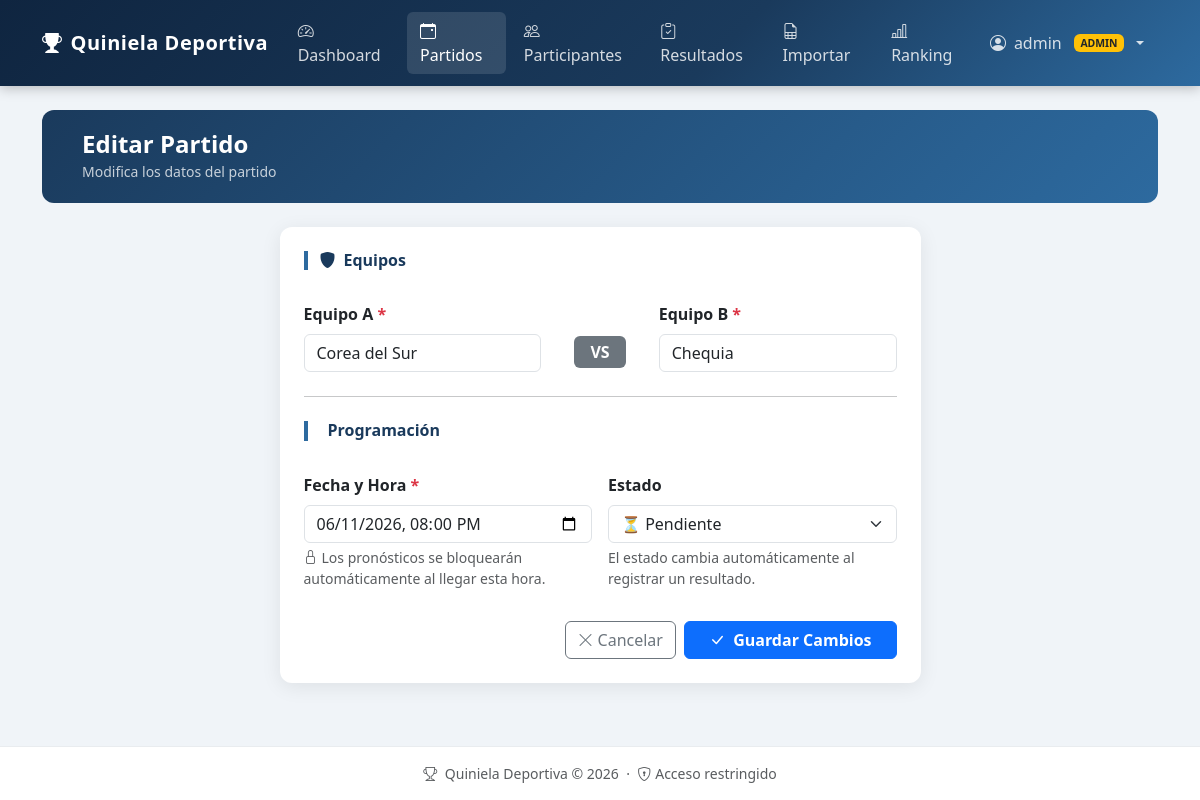
The app's page /admin/partidos/2/editar (signed in) with its own data.
### models.py (models this page shows, shortened)
class User(UserMixin, db.Model):
    __tablename__ = 'usuarios'
    id = db.Column(db.Integer, primary_key=True)
    username = db.Column(db.String(80), unique=True, nullable=False, index=True)
    password_hash = db.Column(db.String(255), nullable=False)
    nombre = db.Column(db.String(100), nullable=False)
    apellido = db.Column(db.String(100), nullable=False)
    rol = db.Column(db.String(20), default='participante', nullable=False)
    activo = db.Column(db.Boolean, default=True, nullable=False)
    created_at = db.Column(db.DateTime, default=datetime.now)
    pronosticos = db.relationship(
        'Pronostico', backref='usuario', lazy='dynamic',
        cascade='all, delete-orphan'
    )
    puntuacion = db.relationship(
        'Puntuacion', backref='usuario', uselist=False,
        cascade='all, delete-orphan'
    )
    @property
    def es_admin(self):
        return self.rol == 'admin'
    @property
    def nombre_completo(self):
        return f"{self.nombre} {self.apellido}"

class Partido(db.Model):
    __tablename__ = 'partidos'
    id = db.Column(db.Integer, primary_key=True)
    equipo_a = db.Column(db.String(100), nullable=False)
    equipo_b = db.Column(db.String(100), nullable=False)
    fecha_hora = db.Column(db.DateTime, nullable=False)
    estado = db.Column(db.String(20), default='pendiente', nullable=False)
    created_at = db.Column(db.DateTime, default=datetime.now)
    pronosticos = db.relationship(
        'Pronostico', backref='partido', lazy='dynamic',
        cascade='all, delete-orphan'
    )
    resultado = db.relationship(
        'Resultado', backref='partido', uselist=False,
        cascade='all, delete-orphan'
    )

### routes/admin.py (the view, shortened to what this page needs)
@admin_bp.route('/partidos/<int:partido_id>/editar', methods=['GET', 'POST'])
@admin_required
def editar_partido(partido_id):
    partido = Partido.query.get_or_404(partido_id)
    form_data = {
        'equipo_a': partido.equipo_a,
        'equipo_b': partido.equipo_b,
        'fecha_hora': partido.fecha_hora.strftime('%Y-%m-%dT%H:%M'),
        'estado': partido.estado,
    }
    return render_template('admin/partido_form.html',
                           titulo='Editar Partido',
                           partido=partido,
                           form_data=form_data)

### routes/admin.py (called while the page is built)
def admin_required(f):
    @wraps(f)
    @login_required
    def decorated(*args, **kwargs):
        if not current_user.es_admin:
            abort(403)
        return f(*args, **kwargs)
    return decorated

### templates/admin/partido_form.html (shortened to what this page needs)
{% extends 'base.html' %}
{% block content %}
<div class="page-header d-flex align-items-center gap-3">
  <div>
    <h4 class="mb-0 fw-bold">{{ titulo }}</h4>
    <small class="opacity-75">
      {% if partido %}Modifica los datos del partido{% else %}Ingresa los datos del nuevo partido{% endif %}
    </small>
  </div>
</div>
<div class="row justify-content-center">
  <div class="col-12 col-md-9 col-lg-7">
    <div class="card">
      <div class="card-body p-4">
        <form method="POST" data-validate novalidate>
          <div class="row g-3 mb-3">
            <div class="col-12">
              <h6 class="section-title mb-3">
                <i class="bi bi-shield-fill me-2"></i>Equipos
              </h6>
            </div>
            <div class="col-12 col-sm-5">
              <label for="equipo_a" class="form-label fw-semibold">
                Equipo A <span class="text-danger">*</span>
              </label>
              <input type="text"
                     class="form-control"
                     id="equipo_a"
                     name="equipo_a"
                     value="{{ form_data.get('equipo_a', '') }}"
                     placeholder="Ej: Barcelona"
                     required maxlength="100">
            </div>
            <div class="col-12 col-sm-2 d-flex align-items-end justify-content-center pb-1">
              <span class="badge bg-secondary fs-6 px-3 py-2">VS</span>
            </div>
            <div class="col-12 col-sm-5">
              <label for="equipo_b" class="form-label fw-semibold">
                Equipo B <span class="text-danger">*</span>
              </label>
              <input type="text"
                     class="form-control"
                     id="equipo_b"
                     name="equipo_b"
                     value="{{ form_data.get('equipo_b', '') }}"
                     placeholder="Ej: Real Madrid"
                     required maxlength="100">
            </div>
          </div>
          <hr class="my-4">
          <div class="row g-3 mb-4">
            <div class="col-12">
              <h6 class="section-title mb-3">
                Programación
              </h6>
            </div>
            <div class="col-12 col-sm-6">
              <label for="fecha_hora" class="form-label fw-semibold">
                Fecha y Hora <span class="text-danger">*</span>
              </label>
              <input type="datetime-local"
                     class="form-control"
                     id="fecha_hora"
                     name="fecha_hora"
                     value="{{ form_data.get('fecha_hora', '') }}"
                     required>
              <div class="form-text">
                <i class="bi bi-lock me-1"></i>Los pronósticos se bloquearán automáticamente al llegar esta hora.
              </div>
            </div>
            <div class="col-12 col-sm-6">
              <label for="estado" class="form-label fw-semibold">Estado</label>
              <select class="form-select" id="estado" name="estado">
                <option value="pendiente" {% if form_data.get('estado') == 'pendiente' %}selected{% endif %}>
                  ⏳ Pendiente
                </option>
              </select>
              <div class="form-text">El estado cambia automáticamente al registrar un resultado.</div>
            </div>
          </div>
          <div class="d-flex gap-2 justify-content-end pt-2">
            <a href="{{ url_for('admin.partidos') }}" class="btn btn-outline-secondary">
              <i class="bi bi-x-lg me-1"></i>Cancelar
            </a>
            <button type="submit" class="btn btn-primary fw-semibold px-4">
              <i class="bi bi-check-lg me-1"></i>
              {% if partido %}Guardar Cambios{% else %}Crear Partido{% endif %}
            </button>
          </div>
        </form>
      </div>
    </div>
  </div>
</div>
{% endblock %}

### templates/base.html (shortened to what this page needs)
<!DOCTYPE html>
<html lang="es">
<head>
  <link rel="stylesheet" href="https://cdn.jsdelivr.net/npm/bootstrap@5.3.2/dist/css/bootstrap.min.css">
  <link rel="stylesheet" href="https://cdn.jsdelivr.net/npm/bootstrap-icons@1.11.3/font/bootstrap-icons.min.css">
  <link rel="stylesheet" href="{{ url_for('static', filename='css/style.css') }}">
</head>
<body>
{% if current_user.is_authenticated %}
<nav class="navbar navbar-expand-lg navbar-dark">
  <div class="container">
    <a class="navbar-brand fw-bold d-flex align-items-center gap-2"
       href="{{ url_for('admin.dashboard') if current_user.es_admin else url_for('participant.dashboard') }}">
      <i class="bi bi-trophy-fill fs-5"></i>
      <span>Quiniela Deportiva</span>
    </a>
    <div class="collapse navbar-collapse" id="mainNav">
      <ul class="navbar-nav me-auto gap-1">
        {% if current_user.es_admin %}
          <li class="nav-item">
            <a class="nav-link {% if request.endpoint == 'admin.dashboard' %}active{% endif %}"
               href="{{ url_for('admin.dashboard') }}">
              <i class="bi bi-speedometer2 me-1"></i>Dashboard
            </a>
          </li>
          <li class="nav-item">
            <a class="nav-link {% if 'partido' in (request.endpoint or '') %}active{% endif %}"
               href="{{ url_for('admin.partidos') }}">
              <i class="bi bi-calendar-event me-1"></i>Partidos
            </a>
          </li>
          <li class="nav-item">
            <a class="nav-link {% if 'participante' in (request.endpoint or '') %}active{% endif %}"
               href="{{ url_for('admin.participantes') }}">
              <i class="bi bi-people me-1"></i>Participantes
            </a>
          </li>
          <li class="nav-item">
            <a class="nav-link {% if request.endpoint == 'admin.resultados' or request.endpoint == 'admin.guardar_resultado' %}active{% endif %}"
               href="{{ url_for('admin.resultados') }}">
              <i class="bi bi-clipboard-check me-1"></i>Resultados
            </a>
          </li>
          <li class="nav-item">
            <a class="nav-link {% if 'importar' in (request.endpoint or '') %}active{% endif %}"
               href="{{ url_for('admin.importar_pronosticos') }}">
              <i class="bi bi-file-earmark-spreadsheet me-1"></i>Importar
            </a>
          </li>
          <li class="nav-item">
            <a class="nav-link {% if 'ranking' in (request.endpoint or '') %}active{% endif %}"
               href="{{ url_for('admin.ranking') }}">
              <i class="bi bi-bar-chart-line me-1"></i>Ranking
            </a>
          </li>
        {% endif %}
      </ul>
      <ul class="navbar-nav">
        <li class="nav-item dropdown">
          <a class="nav-link dropdown-toggle d-flex align-items-center gap-2" href="#"
             data-bs-toggle="dropdown" role="button">
            <i class="bi bi-person-circle"></i>
            <span>{{ current_user.username }}</span>
            {% if current_user.es_admin %}
              <span class="badge bg-warning text-dark ms-1" style="font-size:.65rem">ADMIN</span>
            {% endif %}
          </a>
        </li>
      </ul>
    </div>
  </div>
</nav>
{% endif %}
<main class="py-4">
  <div class="container">
    {% block content %}{% endblock %}
  </div>
</main>
{% if current_user.is_authenticated %}
<footer class="py-3 mt-auto">
  <div class="container text-center text-muted small">
    <i class="bi bi-trophy me-1"></i>
    Quiniela Deportiva &copy; {{ now.year }}
    &nbsp;·&nbsp;
    <i class="bi bi-shield-lock me-1"></i>Acceso restringido
  </div>
</footer>
{% endif %}
</body>
</html>

### static/css/style.css (style rules this page uses)
:root { --primary: #1a3a5c; --primary-light: #2d6a9f; --primary-dark: #0f2540; --accent: #00b4d8; --success: #198754; --warning: #ffc107; --danger: #dc3545; --bg-light: #f0f4f8; --card-shadow: 0 4px 20px rgba(0,0,0,.08); --card-radius: 12px; --transition: .2s ease; }
body { background-color: var(--bg-light); font-family: 'Segoe UI', system-ui, -apple-system, sans-serif; min-height: 100vh; display: flex; flex-direction: column; }
main { flex: 1; }
.navbar { background: linear-gradient(135deg, var(--primary-dark) 0%, var(--primary) 60%, var(--primary-light) 100%) !important; box-shadow: 0 2px 12px rgba(0,0,0,.25); padding: .75rem 0; }
.navbar-brand { font-size: 1.25rem; letter-spacing: .5px; }
.navbar .nav-link { color: rgba(255,255,255,.82) !important; transition: color var(--transition); padding: .45rem .85rem !important; border-radius: 6px; }
.navbar .nav-link:hover, .navbar .nav-link.active { color: #fff !important; background: rgba(255,255,255,.12); }
.card { border: none; border-radius: var(--card-radius); box-shadow: var(--card-shadow); transition: box-shadow var(--transition); }
.page-header { background: linear-gradient(135deg, var(--primary) 0%, var(--primary-light) 100%); color: #fff; border-radius: var(--card-radius); padding: 1.25rem 1.5rem; margin-bottom: 1.5rem; }
footer { background: #fff !important; border-top: 1px solid #e9ecef; }
.section-title { color: var(--primary); font-weight: 700; border-left: 4px solid var(--primary-light); padding-left: .75rem; }

### records on screen
User: username "admin"
Partido: equipo_a "Corea del Sur", equipo_b "Chequia", estado "⏳ Pendiente"

### other values on screen
{{ titulo }} "Editar Partido"
